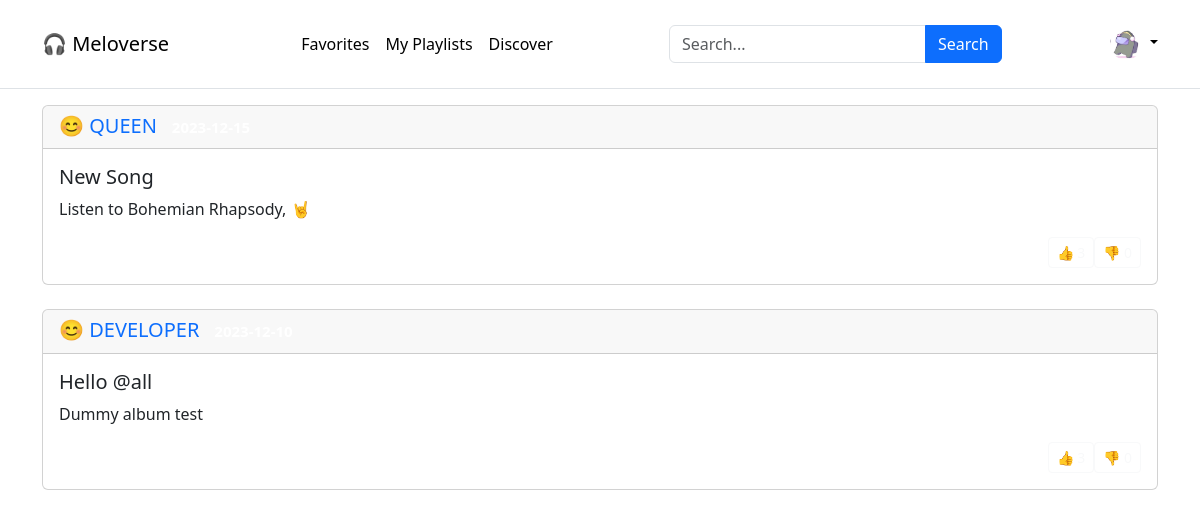
The app's page /meloverse/u/6/discover (signed in) with its own data.
### application/models.py (models this page shows)
class Announcement(db.Model):
    __tablename__ = "announcement"
    announcement_id = db.Column(db.Integer, primary_key=True, autoincrement=True)
    heading = db.Column(db.String, nullable=False)
    announcement = db.Column(db.String, nullable=False)
    creator = db.Column(db.String, db.ForeignKey("creator.creator_name"))
    link = db.Column(db.String, default="Null")
    date = db.Column(db.Date)
    likes = db.Column(db.Integer, default=0)
    dislikes = db.Column(db.Integer, default=0)

### application/app_controllers/users.py (the view, shortened to what this page needs)
@user.route("/meloverse/u/<user>/discover", methods=["GET", "POST"])
@login_required
def discover(user):
    creator = Creator.query.filter_by(creator_id=current_user.id).first()
    announcements = (
        db.session.query(Announcement, Creator)
        .join(Announcement, Announcement.creator == Creator.creator_name)
        .order_by(Announcement.date.desc())
        .limit(10)
        .all()
    )
    return render_template(
        "user/discover.html", announcements=announcements, creator_signup_status=creator
    )

### application/app_controllers/auth.py (called while the page is built)
@login_manager.user_loader
def loader_user(user_id):
    return Users.query.get(user_id)

### templates/user/discover.html (shortened to what this page needs)
{% extends "user/user_dashboard.html" %} {% block body %}
<div class="container">
  {% for i,j in announcements %}
  <div class="card">
    <h5 class="card-header text-uppercase">
      <a href="{{ url_for('user.creator_profile', creator=j.creator_id) }}" style="text-decoration: none">😊 {{
        i.creator }}
      </a>
      <span class="badge">{{ i.date }}</span>
    </h5>
    <div class="card-body">
      <h5 class="card-title">{{ i.heading }}</h5>
      <p class="card-text">{{ i.announcement }}</p>
      <div class="text-end">
        <div class="btn-group">
          <form method="post">
            <button type="submit" class="btn btn-outline-light btn-sm">
              👍 {{ i.likes }}
            </button>
          </form>
          <form method="post">
            <button type="submit" class="btn btn-outline-light btn-sm">
              👎 {{ i.dislikes }}
            </button>
          </form>
        </div>
      </div>
    </div>
  </div>
  <br />
  {% endfor %}
</div>
{% endblock %}

### static/styles/headerfooter.css (style rules this page uses)
body { display: flex; flex-direction: column; min-height: 100vh; margin: 0; }

### records on screen
Announcement: creator "QUEEN", heading "New Song", announcement "Listen to Bohemian Rhapsody, 🤘"
Announcement: creator "DEVELOPER", heading "Hello @all", announcement "Dummy album test"
